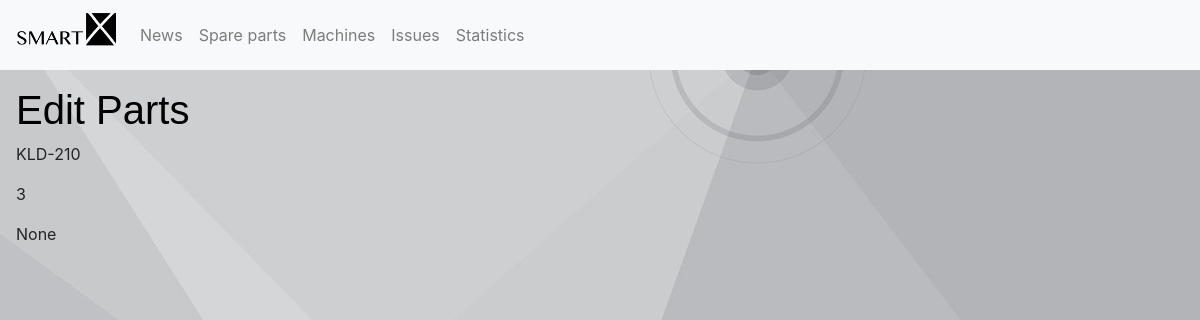
/spare_parts/edit/2, run on the app's committed database.
### AHLSROM/models.py (models this page shows)
class SpareParts(models.Model):
    id = models.AutoField(primary_key=True)
    counter = models.IntegerField()
    name = models.CharField(max_length=60)
    date_usage = models.DateTimeField(blank=True,null=True)

### AHLSROM/views.py (the view)
# urls.py: url(r'^spare_parts/edit/(?P<parts_id>\w{1,50})$', views.parts_edit, name='parts_edit'),
def parts_edit(request,parts_id):
    parts_list = SpareParts.objects.get(id=parts_id)
    context = {'parts': parts_list}
    return render(request, "parts_edit.html", context)

### templates/parts_edit.html
{% extends 'base.html' %}
{% block content %}
<h1>Edit Parts</h1>
<p>{{ parts.name }}</p>
<p>{{ parts.counter }}</p>
<p>{{ parts.date_usage }}</p>
{% endblock %}

### static/Supreme.css (style rules this page uses)
body { background-image: url("GreyPolygons_1400x900.jpg"); }
h1 { text-align: left; margin-left: 0%; font-family: Arial, Helvetica, SansSerif; color: black; }

### data on the page
SpareParts: name "KLD-210", counter "3", date_usage "None"
